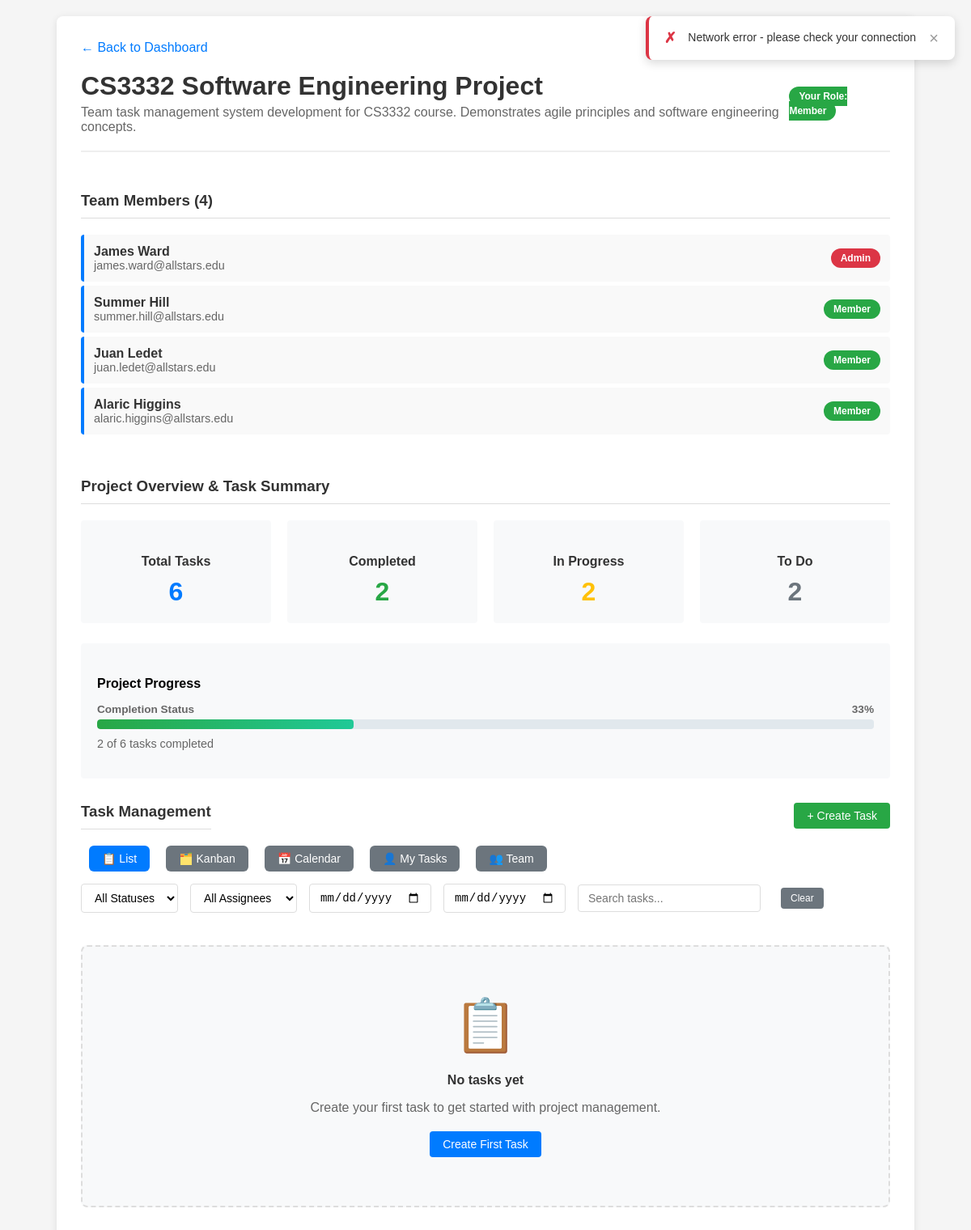
Page /project.php?id=1 (signed in) on the committed database.
### tables this page shows
CREATE TABLE projects (
    project_id INT AUTO_INCREMENT PRIMARY KEY,
    title VARCHAR(100) NOT NULL,
    description TEXT,
    created_date TIMESTAMP DEFAULT CURRENT_TIMESTAMP,
    updated_at TIMESTAMP DEFAULT CURRENT_TIMESTAMP ON UPDATE CURRENT_TIMESTAMP
);

CREATE TABLE project_memberships (
    membership_id INT AUTO_INCREMENT PRIMARY KEY,
    project_id INT NOT NULL,
    user_id INT NOT NULL,
    role ENUM('member', 'admin') DEFAULT 'member',
    joined_at TIMESTAMP DEFAULT CURRENT_TIMESTAMP,
    UNIQUE KEY unique_membership (project_id, user_id),
    FOREIGN KEY (project_id) REFERENCES projects(project_id) ON DELETE CASCADE,
    FOREIGN KEY (user_id) REFERENCES users(user_id) ON DELETE CASCADE
);

CREATE TABLE users (
    user_id INT AUTO_INCREMENT PRIMARY KEY,
    username VARCHAR(50) UNIQUE NOT NULL,
    email VARCHAR(100) UNIQUE NOT NULL,
    password_hash VARCHAR(255) NOT NULL,
    name VARCHAR(100) NOT NULL,
    created_at TIMESTAMP DEFAULT CURRENT_TIMESTAMP
);

### project.php (the view, shortened to what this page needs)
<?php
$host = 'localhost';
$dbname = 'ttpm_system';
$username = 'root';
$password = '';
$mysqli = new mysqli($host, $username, $password, $dbname);
$project_id = (int)($_GET['id'] ?? 0);
$stmt = $mysqli->prepare("SELECT role FROM project_memberships WHERE user_id = ? AND project_id = ?");
$stmt->bind_param("ii", $_SESSION['user_id'], $project_id);
$stmt->execute();
$result = $stmt->get_result();
$membership = $result->fetch_assoc();
$user_role = $membership['role'];
$stmt = $mysqli->prepare("SELECT * FROM projects WHERE project_id = ?");
$stmt->bind_param("i", $project_id);
$stmt->execute();
$result = $stmt->get_result();
$project = $result->fetch_assoc();
$stmt = $mysqli->prepare("
    SELECT pm.role, pm.joined_at, u.username, u.name, u.email, u.user_id
    FROM project_memberships pm
    JOIN users u ON pm.user_id = u.user_id
    WHERE pm.project_id = ?
    ORDER BY pm.role DESC, pm.joined_at ASC
");
$stmt->bind_param("i", $project_id);
$stmt->execute();
$result = $stmt->get_result();
$members = [];
while ($row = $result->fetch_assoc()) {
    $members[] = $row;
}
$taskMetrics = [
    'total_tasks' => 0,
    'completed_tasks' => 0,
    'in_progress_tasks' => 0,
    'todo_tasks' => 0,
    'completion_percentage' => 0
];
$stmt = $mysqli->prepare("
    SELECT
        COUNT(*) as total_tasks,
        SUM(CASE WHEN status = 'Done' THEN 1 ELSE 0 END) as completed_tasks,
        SUM(CASE WHEN status = 'In Progress' THEN 1 ELSE 0 END) as in_progress_tasks,
        SUM(CASE WHEN status = 'To Do' THEN 1 ELSE 0 END) as todo_tasks
    FROM tasks
    WHERE project_id = ?
");
$stmt->bind_param("i", $project_id);
$stmt->execute();
$result = $stmt->get_result();
if ($row = $result->fetch_assoc()) {
    $taskMetrics = $row;
    $taskMetrics['completion_percentage'] = $taskMetrics['total_tasks'] > 0
        ? round(($taskMetrics['completed_tasks'] / $taskMetrics['total_tasks']) * 100)
        : 0;
}
?>
<!DOCTYPE html>
<html lang="en">
<head>
    <link rel="stylesheet" href="assets/css/project.css">
</head>
<body>
    <div class="container">
        <a href="dashboard.php" class="back-link">← Back to Dashboard</a>
        <div class="header">
            <div>
                <h1 class="project-title"><?php echo htmlspecialchars($project['title']); ?></h1>
                <p class="text-muted" style="margin: 5px 0 0 0;">
                    <?php echo htmlspecialchars($project['description'] ?? 'No description provided'); ?>
                </p>
            </div>
            <div>
                <span class="role-badge role-<?php echo $user_role; ?>">
                    Your Role: <?php echo ucfirst($user_role); ?>
                </span>
            </div>
        </div>
        <div class="section">
            <h3>Team Members (<?php echo count($members); ?>)</h3>
            <ul class="member-list">
                <?php foreach ($members as $member): ?>
                    <li class="member-item">
                        <div class="member-info">
                            <div class="member-name">
                                <?php echo htmlspecialchars($member['name'] ?: $member['username']); ?>
                            </div>
                            <div class="member-email">
                                <?php echo htmlspecialchars($member['email']); ?>
                            </div>
                        </div>
                        <div class="member-actions">
                            <span class="role-badge role-<?php echo $member['role']; ?>"
                                  data-tooltip="User role: <?php echo ucfirst($member['role']); ?>">
                                <?php echo ucfirst($member['role']); ?>
                            </span>
                        </div>
                    </li>
                <?php endforeach; ?>
            </ul>
        </div>
        <div class="section">
            <h3>Project Overview & Task Summary</h3>
            <div class="task-metrics-grid">
                <div class="metric-card">
                    <h4 class="metric-title">Total Tasks</h4>
                    <div class="metric-value total" id="total-tasks-count">
                        <?php echo $taskMetrics['total_tasks']; ?>
                    </div>
                </div>
                <div class="metric-card">
                    <h4 class="metric-title">Completed</h4>
                    <div class="metric-value completed" id="completed-tasks-count">
                        <?php echo $taskMetrics['completed_tasks']; ?>
                    </div>
                </div>
                <div class="metric-card">
                    <h4 class="metric-title">In Progress</h4>
                    <div class="metric-value in-progress" id="in-progress-tasks-count">
                        <?php echo $taskMetrics['in_progress_tasks']; ?>
                    </div>
                </div>
                <div class="metric-card">
                    <h4 class="metric-title">To Do</h4>
                    <div class="metric-value todo" id="todo-tasks-count">
                        <?php echo $taskMetrics['todo_tasks']; ?>
                    </div>
                </div>
            </div>
            <div class="progress-overview">
                <h4>Project Progress</h4>
                <div class="project-progress">
                    <div class="progress-label">
                        <span><strong>Completion Status</strong></span>
                        <span><strong id="completion-percentage"><?php echo $taskMetrics['completion_percentage']; ?>%</strong></span>
                    </div>
                    <div class="progress-bar large">
                        <div class="progress-fill <?php echo $taskMetrics['completion_percentage'] == 0 ? 'zero' : ''; ?>"
                             id="progress-fill" style="width: <?php echo $taskMetrics['completion_percentage']; ?>%"></div>
                    </div>
                    <div class="progress-details" id="progress-details">
                        <?php if ($taskMetrics['total_tasks'] > 0): ?>
                            <?php echo $taskMetrics['completed_tasks']; ?> of <?php echo $taskMetrics['total_tasks']; ?> tasks completed
                        <?php else: ?>
                            No tasks created yet. Tasks will appear here once CS3-13 (Task Management) is implemented.
                        <?php endif; ?>
                    </div>
                </div>
            </div>
        </div>
        <div class="section">
            <div class="section-header">
                <h3>Task Management</h3>
                <button id="create-task-btn" class="btn btn-success"
                        onclick="showTaskModal(); return false;"
                        data-tooltip="Create a new task for this project">
                    + Create Task
                </button>
            </div>
            <div class="task-controls">
                <div class="view-toggle">
                    <button id="list-view-btn" class="btn btn-secondary active" data-tooltip="List view">
                        📋 List
                    </button>
                    <button id="kanban-view-btn" class="btn btn-secondary" data-tooltip="Kanban board">
                        🗂️ Kanban
                    </button>
                    <button id="calendar-view-btn" class="btn btn-secondary" data-tooltip="Calendar view">
                        📅 Calendar
                    </button>
                    <button id="mytasks-view-btn" class="btn btn-secondary" data-tooltip="My tasks">
                        👤 My Tasks
                    </button>
                    <button id="team-view-btn" class="btn btn-secondary" data-tooltip="Team view">
                        👥 Team
                    </button>
                </div>
                <div class="task-filters">
                    <select id="status-filter" class="filter-select">
                        <option value="">All Statuses</option>
                    </select>
                    <select id="assignee-filter" class="filter-select">
                        <option value="">All Assignees</option>
                    </select>
                    <input type="date" id="due-start-filter" class="filter-select" title="Due date from">
                    <input type="date" id="due-end-filter" class="filter-select" title="Due date to">
                    <input type="text" id="search-tasks" placeholder="Search tasks..." class="search-input">
                    <button type="button" id="clear-filters-btn" class="btn btn-secondary btn-small"
                            data-tooltip="Clear all filters">Clear</button>
                </div>
            </div>
            <div id="task-list-view" class="task-list-view">
                <div id="empty-state" class="empty-state" style="display: none;">
                    <div class="empty-icon">📋</div>
                    <h4>No tasks yet</h4>
                    <p>Create your first task to get started with project management.</p>
                    <button id="create-first-task-btn" class="btn btn-primary">Create First Task</button>
                </div>
            </div>
        </div>
    </div>
</body>
</html>

### assets/css/project.css (style rules this page uses)
body { font-family: Arial, sans-serif; margin: 0; padding: 20px; background-color: #f5f5f5; }
.container { max-width: 1000px; margin: 0 auto; background: white; padding: 30px; border-radius: 8px; box-shadow: 0 2px 10px rgba(0,0,0,0.1); }
.header { display: flex; justify-content: space-between; align-items: center; margin-bottom: 30px; padding-bottom: 20px; border-bottom: 2px solid #eee; }
.project-title { font-size: 2rem; margin: 0; color: #333; }
.role-badge { padding: 5px 12px; border-radius: 15px; font-size: 12px; font-weight: bold; color: white; }
.role-admin { background: #dc3545; }
.role-member { background: #28a745; }
.section { margin-bottom: 30px; }
.section h3 { color: #333; border-bottom: 1px solid #ddd; padding-bottom: 10px; margin-bottom: 20px; }
.member-list { list-style: none; padding: 0; margin: 0; }
.member-item { display: flex; justify-content: space-between; align-items: center; padding: 12px; margin: 5px 0; background: #f9f9f9; border-radius: 4px; border-left: 4px solid #007bff; }
.member-info { flex: 1; }
.member-name { font-weight: bold; color: #333; }
.member-email { color: #666; font-size: 0.9rem; }
.member-actions { display: flex; gap: 10px; align-items: center; }
.btn { padding: 8px 16px; border: none; border-radius: 4px; cursor: pointer; text-decoration: none; font-size: 14px; display: inline-block; text-align: center; }
.btn-primary { background: #007bff; color: white; }
.btn-success { background: #28a745; color: white; }
.btn-secondary { background: #6c757d; color: white; margin-left: 10px; }
.back-link { color: #007bff; text-decoration: none; margin-bottom: 20px; display: inline-block; }
.project-progress { margin-bottom: 15px; }
.progress-label { display: flex; justify-content: space-between; font-size: 0.85rem; color: #666; margin-bottom: 5px; }
.progress-bar { width: 100%; height: 8px; background: #e1e8ed; border-radius: 4px; overflow: hidden; }
.progress-fill { height: 100%; background: linear-gradient(90deg, #28a745, #20c997); border-radius: 4px; transition: width 0.3s ease; }
.task-metrics-grid { display: grid; grid-template-columns: repeat(auto-fit, minmax(200px, 1fr)); gap: 20px; margin-bottom: 25px; }
.metric-card { background: #f8f9fa; padding: 20px; border-radius: 4px; text-align: center; }
.metric-title { margin-bottom: 10px; color: #333; font-size: 1rem; font-weight: bold; }
.metric-value { font-size: 2rem; font-weight: bold; }
.metric-value.total { color: #007bff; }
.metric-value.completed { color: #28a745; }
.metric-value.in-progress { color: #ffc107; }
.metric-value.todo { color: #6c757d; }
.progress-overview { background: #f8f9fa; padding: 20px; border-radius: 4px; }
.progress-overview h4 { margin-bottom: 15px; }
.progress-bar.large { height: 12px; }
.progress-details { margin-top: 10px; font-size: 0.9rem; color: #666; }
.text-muted { color: #666; }
.section-header { display: flex; justify-content: space-between; align-items: center; margin-bottom: 20px; }
.section-header h3 { margin: 0; }
.task-filters { display: flex; gap: 15px; margin-bottom: 20px; align-items: center; flex-wrap: wrap; }
.filter-select, .search-input { padding: 8px 12px; border: 1px solid #ddd; border-radius: 4px; font-size: 14px; background: white; }
.search-input { flex: 1; min-width: 200px; }
.empty-state { text-align: center; padding: 60px 40px; background: #f8f9fa; border-radius: 8px; border: 2px dashed #ddd; }
.empty-icon { font-size: 4rem; margin-bottom: 20px; }
.empty-state h4 { color: #333; margin-bottom: 10px; }
.empty-state p { color: #666; margin-bottom: 20px; }
.btn-small { padding: 6px 12px; font-size: 12px; }
.task-controls { display: flex; justify-content: space-between; align-items: center; margin-bottom: 20px; flex-wrap: wrap; gap: 15px; }
.view-toggle { display: flex; gap: 10px; }
.view-toggle .btn { padding: 8px 16px; border-radius: 6px; transition: all 0.2s ease; }
.view-toggle .btn.active { background: #007bff; color: white; border-color: #007bff; }
.section { overflow: hidden; }

### rows in the picture
projects: title "CS3332 Software Engineering Project", description "Team task management system development for CS3332 course. Demonstrates agile principles and software engineering concepts."
project_memberships: role "Member", user.name "Summer Hill", user.email "summer.hill@allstars.edu"
project_memberships: user.name "James Ward", user.email "james.ward@allstars.edu", role "Admin"
project_memberships: user.name "Juan Ledet", user.email "juan.ledet@allstars.edu", role "Member"
project_memberships: user.name "Alaric Higgins", user.email "alaric.higgins@allstars.edu", role "Member"

### other values in the picture
count($members) "4"
$taskMetrics['total_tasks'] "6"
$taskMetrics['completed_tasks'] "2"
$taskMetrics['in_progress_tasks'] "2"
$taskMetrics['todo_tasks'] "2"
$taskMetrics['completion_percentage'] "33"
